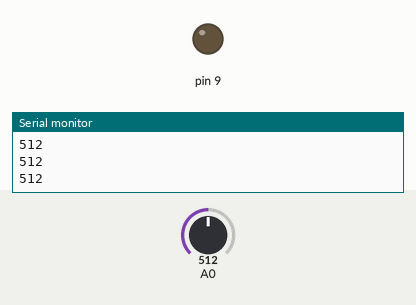
This sketch was run on a simulated Arduino Uno, built with avr-gcc and run on an emulated ATmega328P. Shown: output pins drawn as LEDs (lit = HIGH), the last lines printed to the serial monitor. Dashed ring = blinking. The test bench sets the inputs (shaded band); at power-on: A0 = 512.

Above: at 1.3 s.
1.4 s: A0 set to 109
2.9 s: A0 set to 90
At 3.7 s:
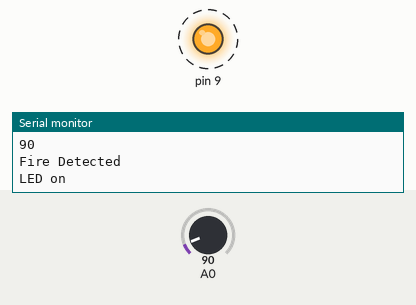
6.0 s: A0 set to 110
At 6.7 s:
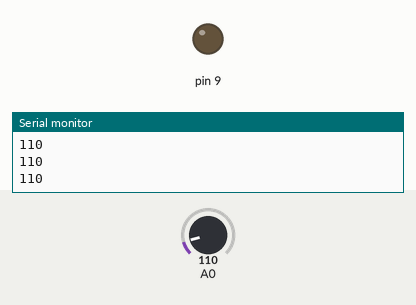
Timing chart, 0 to 9.0 s (numbered marks = the images above; inputs shaded):
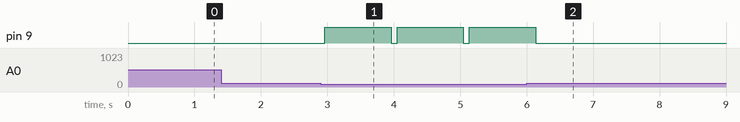

The sketch:

led.ino
```cpp
#include<SoftwareSerial.h>


int sensorValue = 0; // variable to store the value coming from the sensor
 // Output pin for LED


void setup() {

// declare the ledPin and buzzer as an OUTPUT:

pinMode(9, OUTPUT);


Serial.begin(9600);

}

void loop()

{

sensorValue = analogRead(A0);

Serial.println(sensorValue);

if (sensorValue < 100)

{

Serial.println("Fire Detected");

Serial.println("LED on");

digitalWrite(9,HIGH);

delay(1000);

}

digitalWrite(9,LOW);


delay(sensorValue);

}
```

Measured:
- the behaviour switches between 100 and 99 on A0 (found by bisection; images 0 and 1)
- after the input at 2.9 s, pin 9: alternates HIGH for 1.0 s and LOW for 0.09 s, starting after 0.06 s
- after the input at 6.0 s, pin 9: goes on until 6.1 s, then stays LOW
